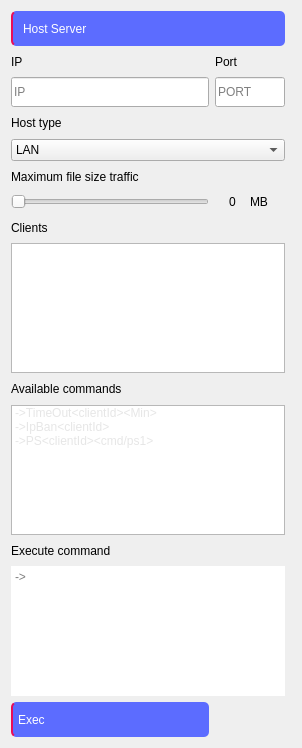
                          <widget class="QWidget" name="chatPage_OptionsFrame_2">
                           <property name="geometry">
                            <rect>
                             <x>0</x>
                             <y>0</y>
                             <width>298</width>
                             <height>748</height>
                            </rect>
                           </property>
                           <property name="styleSheet">
                            <string notr="true"/>
                           </property>
                           <layout class="QGridLayout" name="gridLayout_2">
                            <item row="6" column="2">
                             <layout class="QHBoxLayout" name="horizontalLayout_10">
                              <property name="spacing">
                               <number>0</number>
                              </property>
                              <item alignment="Qt::AlignHCenter">
                               <widget class="QLabel" name="label_3">
                                <property name="styleSheet">
                                 <string notr="true"/>
                                </property>
                                <property name="text">
                                 <string>0</string>
                                </property>
                               </widget>
                              </item>
                              <item>
                               <widget class="QLabel" name="label_10">
                                <property name="styleSheet">
                                 <string notr="true"/>
                                </property>
                                <property name="text">
                                 <string>MB</string>
                                </property>
                               </widget>
                              </item>
                             </layout>
                            </item>
                            <item row="6" column="1">
                             <widget class="QSlider" name="chatPage_fileSizeTraffic">
                              <property name="sizePolicy">
                               <sizepolicy hsizetype="Preferred" vsizetype="Preferred">
                                <horstretch>0</horstretch>
                                <verstretch>0</verstretch>
                               </sizepolicy>
                              </property>
                              <property name="styleSheet">
                               <string notr="true"/>
                              </property>
                              <property name="minimum">
                               <number>0</number>
                              </property>
                              <property name="maximum">
                               <number>1024</number>
                              </property>
                              <property name="singleStep">
                               <number>1</number>
                              </property>
                              <property name="pageStep">
                               <number>10</number>
                              </property>
                              <property name="value">
                               <number>0</number>
                              </property>
                              <property name="orientation">
                               <enum>Qt::Horizontal</enum>
                              </property>
                              <property name="invertedAppearance">
                               <bool>false</bool>
                              </property>
                              <property name="invertedControls">
                               <bool>false</bool>
                              </property>
                             </widget>
                            </item>
                            <item row="13" column="1" colspan="2">
                             <widget class="QPlainTextEdit" name="chatPage_lineEdit_cmd">
                              <property name="minimumSize">
                               <size>
                                <width>274</width>
                                <height>130</height>
                               </size>
                              </property>
                              <property name="maximumSize">
                               <size>
                                <width>274</width>
                                <height>130</height>
                               </size>
                              </property>
                              <property name="frameShape">
                               <enum>QFrame::NoFrame</enum>
                              </property>
                              <property name="frameShadow">
                               <enum>QFrame::Plain</enum>
                              </property>
                              <property name="placeholderText">
                               <string>-&gt;</string>
                              </property>
                             </widget>
                            </item>
                            <item row="0" column="1" colspan="3">
                             <widget class="QPushButton" name="chatPage_btn_Host">
                              <property name="sizePolicy">
                               <sizepolicy hsizetype="Expanding" vsizetype="Fixed">
                                <horstretch>0</horstretch>
                                <verstretch>0</verstretch>
                               </sizepolicy>
                              </property>
                              <property name="minimumSize">
                               <size>
                                <width>0</width>
                                <height>35</height>
                               </size>
                              </property>
                              <property name="maximumSize">
                               <size>
                                <width>274</width>
                                <height>35</height>
                               </size>
                              </property>
                              <property name="styleSheet">
                               <string notr="true">QPushButton {
	background-color: rgb(92, 108, 255);
	border-radius: 5px;
	font: 700 11pt &quot;Roboto&quot;;
	color: rgb(255, 255, 255);

	border-left: 2px solid  rgb(233, 12, 89);
	text-align: left;
	padding-left: 10px;
}
QPushButton:hover {
	background-color: rgb(71, 82, 196);
}
QPushButton:pressed {
	background-color: rgb(60, 69, 165);
}</string>
                              </property>
                              <property name="text">
                               <string>Host Server</string>
                              </property>
                              <property name="iconSize">
                               <size>
                                <width>24</width>
                                <height>24</height>
                               </size>
                              </property>
                              <property name="checkable">
                               <bool>false</bool>
                              </property>
                              <property name="checked">
                               <bool>false</bool>
                              </property>
                              <property name="autoRepeat">
                               <bool>false</bool>
                              </property>
                              <property name="autoExclusive">
                               <bool>false</bool>
                              </property>
                             </widget>
                            </item>
                            <item row="8" column="1" colspan="3">
                             <widget class="QListWidget" name="chatPage_listWidget_hostClients">
                              <property name="sizePolicy">
                               <sizepolicy hsizetype="Expanding" vsizetype="Expanding">
                                <horstretch>0</horstretch>
                                <verstretch>0</verstretch>
                               </sizepolicy>
                              </property>
                              <property name="minimumSize">
                               <size>
                                <width>274</width>
                                <height>130</height>
                               </size>
                              </property>
                              <property name="maximumSize">
                               <size>
                                <width>274</width>
                                <height>130</height>
                               </size>
                              </property>
                              <property name="styleSheet">
                               <string notr="true">color: rgb(230, 230, 230);
font: 10pt &quot;Terminal&quot;;</string>
                              </property>
                              <property name="spacing">
                               <number>2</number>
                              </property>
                             </widget>
                            </item>
                            <item row="11" column="1" colspan="3">
                             <widget class="QListWidget" name="listWidget_2">
                              <property name="minimumSize">
                               <size>
                                <width>274</width>
                                <height>130</height>
                               </size>
                              </property>
                              <property name="maximumSize">
                               <size>
                                <width>274</width>
                                <height>130</height>
                               </size>
                              </property>
                              <property name="styleSheet">
                               <string notr="true">color: rgb(230, 230, 230);
font: 10pt &quot;Terminal&quot;;</string>
                              </property>
                              <property name="flow">
                               <enum>QListView::TopToBottom</enum>
                              </property>
                              <property name="isWrapping" stdset="0">
                               <bool>false</bool>
                              </property>
                              <property name="resizeMode">
                               <enum>QListView::Fixed</enum>
                              </property>
                              <property name="layoutMode">
                               <enum>QListView::SinglePass</enum>
                              </property>
                              <property name="spacing">
                               <number>2</number>
                              </property>
                              <item>
                               <property name="text">
                                <string>-&gt;TimeOut&lt;clientId&gt;&lt;Min&gt;</string>
                               </property>
                              </item>
                              <item>
                               <property name="text">
                                <string>-&gt;IpBan&lt;clientId&gt;</string>
                               </property>
                              </item>
                              <item>
                               <property name="text">
                                <string>-&gt;PS&lt;clientId&gt;&lt;cmd/ps1&gt;</string>
                               </property>
                              </item>
                             </widget>
                            </item>
                            <item row="7" column="1">
                             <widget class="QLabel" name="label_13">
                              <property name="maximumSize">
                               <size>
                                <width>16777215</width>
                                <height>20</height>
                               </size>
                              </property>
                              <property name="styleSheet">
                               <string notr="true"/>
                              </property>
                              <property name="text">
                               <string>Clients</string>
                              </property>
                             </widget>
                            </item>
                            <item row="12" column="1">
                             <widget class="QLabel" name="label_14">
                              <property name="maximumSize">
                               <size>
                                <width>16777215</width>
                                <height>20</height>
                               </size>
                              </property>
                              <property name="styleSheet">
                               <string notr="true"/>
                              </property>
                              <property name="text">
                               <string>Execute command</string>
                              </property>
                             </widget>
                            </item>
                            <item row="10" column="1" colspan="3">
                             <widget class="QLabel" name="label_12">
                              <property name="maximumSize">
                               <size>
                                <width>16777215</width>
                                <height>20</height>
                               </size>
                              </property>
                              <property name="styleSheet">
                               <string notr="true"/>
                              </property>
                              <property name="text">
                               <string>Available commands</string>
                              </property>
                             </widget>
                            </item>
                            <item row="2" column="2">
                             <widget class="QLineEdit" name="chatPage_lineEdit_HostPort">
                              <property name="sizePolicy">
                               <sizepolicy hsizetype="Preferred" vsizetype="Fixed">
                                <horstretch>0</horstretch>
                                <verstretch>0</verstretch>
                               </sizepolicy>
                              </property>
                              <property name="minimumSize">
                               <size>
                                <width>70</width>
                                <height>30</height>
                               </size>
                              </property>
                              <property name="maximumSize">
                               <size>
                                <width>70</width>
                                <height>30</height>
                               </size>
                              </property>
                              <property name="styleSheet">
                               <string notr="true"/>
                              </property>
                              <property name="inputMask">
                               <string/>
                              </property>
                              <property name="echoMode">
                               <enum>QLineEdit::Normal</enum>
                              </property>
                              <property name="readOnly">
                               <bool>true</bool>
                              </property>
                              <property name="placeholderText">
                               <string>PORT</string>
                              </property>
                              <property name="clearButtonEnabled">
                               <bool>false</bool>
                              </property>
                             </widget>
                            </item>
                            <item row="4" column="1" colspan="3">
                             <widget class="QComboBox" name="chatPage_cbox_HostType">
                              <property name="minimumSize">
                               <size>
                                <width>274</width>
                                <height>0</height>
                               </size>
                              </property>
                              <property name="maximumSize">
                               <size>
                                <width>274</width>
                                <height>16777215</height>
                               </size>
                              </property>
                              <property name="styleSheet">
                               <string notr="true"/>
                              </property>
                              <item>
                               <property name="text">
                                <string>LAN</string>
                               </property>
                              </item>
                              <item>
                               <property name="text">
                                <string>WAN</string>
                               </property>
                              </item>
                             </widget>
                            </item>
                            <item row="3" column="1">
                             <widget class="QLabel" name="label_15">
                              <property name="maximumSize">
                               <size>
                                <width>16777215</width>
                                <height>20</height>
                               </size>
                              </property>
                              <property name="styleSheet">
                               <string notr="true"/>
                              </property>
                              <property name="text">
                               <string>Host type</string>
                              </property>
                             </widget>
                            </item>
                            <item row="14" column="1">
                             <widget class="QPushButton" name="chatPage_btn_execCmd">
                              <property name="sizePolicy">
                               <sizepolicy hsizetype="Expanding" vsizetype="Fixed">
                                <horstretch>0</horstretch>
                                <verstretch>0</verstretch>
                               </sizepolicy>
                              </property>
                              <property name="minimumSize">
                               <size>
                                <width>0</width>
                                <height>35</height>
                               </size>
                              </property>
                              <property name="maximumSize">
                               <size>
                                <width>274</width>
                                <height>35</height>
                               </size>
                              </property>
                              <property name="styleSheet">
                               <string notr="true">QPushButton {
	background-color: rgb(92, 108, 255);
	border-radius: 5px;
	font: 700 11pt &quot;Roboto&quot;;
	color: rgb(255, 255, 255);
	border-left: 2px solid  rgb(233, 12, 89); /*rgb(189, 255, 0);*/
	text-align: left;
	padding-left: 5px;
}
QPushButton:hover {
	background-color: rgb(71, 82, 196);
}
QPushButton:pressed {
	background-color: rgb(60, 69, 165);
}</string>
                              </property>
                              <property name="text">
                               <string>Exec</string>
                              </property>
                              <property name="icon">
                               <iconset resource="../../resources.qrc">
                                <normaloff>:/images/images/icons/cil-terminal.png</normaloff>:/images/images/icons/cil-terminal.png</iconset>
                              </property>
                              <property name="iconSize">
                               <size>
                                <width>24</width>
                                <height>24</height>
                               </size>
                              </property>
                              <property name="checkable">
                               <bool>false</bool>
                              </property>
                              <property name="checked">
                               <bool>false</bool>
                              </property>
                              <property name="autoRepeat">
                               <bool>false</bool>
                              </property>
                              <property name="autoExclusive">
                               <bool>false</bool>
                              </property>
                             </widget>
                            </item>
                            <item row="1" column="1">
                             <widget class="QLabel" name="label_7">
                              <property name="maximumSize">
                               <size>
                                <width>16777215</width>
                                <height>20</height>
                               </size>
                              </property>
                              <property name="styleSheet">
                               <string notr="true"/>
                              </property>
                              <property name="text">
                               <string>IP</string>
                              </property>
                             </widget>
                            </item>
                            <item row="5" column="1">
                             <widget class="QLabel" name="label_9">
                              <property name="maximumSize">
                               <size>
                                <width>16777215</width>
                                <height>20</height>
                               </size>
                              </property>
                              <property name="styleSheet">
                               <string notr="true"/>
                              </property>
                              <property name="text">
                               <string>Maximum file size traffic</string>
                              </property>
                             </widget>
                            </item>
                            <item row="1" column="2">
                             <widget class="QLabel" name="label_8">
                              <property name="maximumSize">
                               <size>
                                <width>16777215</width>
                                <height>20</height>
                               </size>
                              </property>
                              <property name="styleSheet">
                               <string notr="true"/>
                              </property>
                              <property name="text">
                               <string>Port</string>
                              </property>
                             </widget>
                            </item>
                            <item row="2" column="1">
                             <widget class="QLineEdit" name="chatPage_lineEdit_Ip_server">
                              <property name="minimumSize">
                               <size>
                                <width>0</width>
                                <height>30</height>
                               </size>
                              </property>
                              <property name="maximumSize">
                               <size>
                                <width>16777215</width>
                                <height>30</height>
                               </size>
                              </property>
                              <property name="styleSheet">
                               <string notr="true"/>
                              </property>
                              <property name="inputMask">
                               <string/>
                              </property>
                              <property name="readOnly">
                               <bool>true</bool>
                              </property>
                              <property name="placeholderText">
                               <string>IP</string>
                              </property>
                              <property name="clearButtonEnabled">
                               <bool>false</bool>
                              </property>
                             </widget>
                            </item>
                           </layout>
                          </widget>
